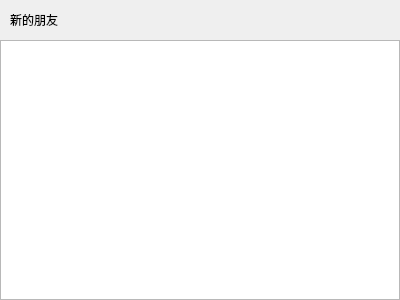
<?xml version="1.0" encoding="UTF-8"?>
<ui version="4.0">
 <class>ApplyFriendPage</class>
 <widget class="QWidget" name="ApplyFriendPage">
  <property name="geometry">
   <rect>
    <x>0</x>
    <y>0</y>
    <width>400</width>
    <height>300</height>
   </rect>
  </property>
  <property name="windowTitle">
   <string>Form</string>
  </property>
  <layout class="QVBoxLayout" name="verticalLayout">
   <property name="spacing">
    <number>0</number>
   </property>
   <property name="leftMargin">
    <number>0</number>
   </property>
   <property name="topMargin">
    <number>0</number>
   </property>
   <property name="rightMargin">
    <number>0</number>
   </property>
   <property name="bottomMargin">
    <number>0</number>
   </property>
   <item>
    <widget class="QWidget" name="friend_apply_wid" native="true">
     <layout class="QHBoxLayout" name="horizontalLayout">
      <property name="spacing">
       <number>0</number>
      </property>
      <property name="leftMargin">
       <number>0</number>
      </property>
      <property name="topMargin">
       <number>0</number>
      </property>
      <property name="rightMargin">
       <number>0</number>
      </property>
      <property name="bottomMargin">
       <number>0</number>
      </property>
      <item>
       <spacer name="horizontalSpacer_2">
        <property name="orientation">
         <enum>Qt::Orientation::Horizontal</enum>
        </property>
        <property name="sizeType">
         <enum>QSizePolicy::Policy::Fixed</enum>
        </property>
        <property name="sizeHint" stdset="0">
         <size>
          <width>10</width>
          <height>20</height>
         </size>
        </property>
       </spacer>
      </item>
      <item>
       <widget class="QLabel" name="friend_apply_lb">
        <property name="minimumSize">
         <size>
          <width>0</width>
          <height>40</height>
         </size>
        </property>
        <property name="maximumSize">
         <size>
          <width>16777215</width>
          <height>40</height>
         </size>
        </property>
        <property name="text">
         <string>新的朋友</string>
        </property>
       </widget>
      </item>
      <item>
       <spacer name="horizontalSpacer">
        <property name="orientation">
         <enum>Qt::Orientation::Horizontal</enum>
        </property>
        <property name="sizeHint" stdset="0">
         <size>
          <width>40</width>
          <height>20</height>
         </size>
        </property>
       </spacer>
      </item>
     </layout>
    </widget>
   </item>
   <item>
    <widget class="QWidget" name="widget" native="true">
     <layout class="QVBoxLayout" name="verticalLayout_2">
      <property name="spacing">
       <number>0</number>
      </property>
      <property name="leftMargin">
       <number>0</number>
      </property>
      <property name="topMargin">
       <number>0</number>
      </property>
      <property name="rightMargin">
       <number>0</number>
      </property>
      <property name="bottomMargin">
       <number>0</number>
      </property>
      <item>
       <widget class="ApplyFriendList" name="apply_friend_list"/>
      </item>
     </layout>
    </widget>
   </item>
  </layout>
 </widget>
 <customwidgets>
  <customwidget>
   <class>ApplyFriendList</class>
   <extends>QListWidget</extends>
   <header location="global">applyfriendlist.h</header>
  </customwidget>
 </customwidgets>
 <resources/>
 <connections/>
</ui>
